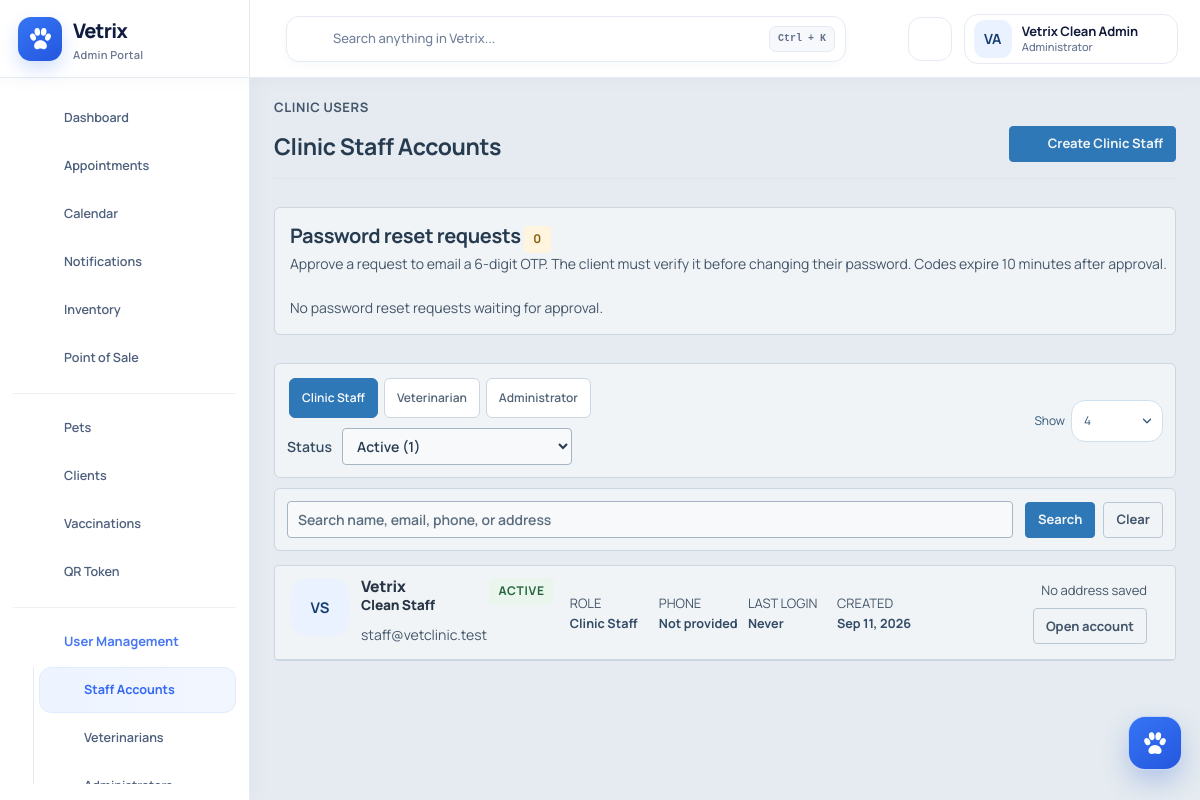
Screenshot of /admin/users.php?role=staff&status=active&per_page=4 (signed in) with the database file from the repository.
### tables this page shows
CREATE TABLE `users` (
  `id` int(11) NOT NULL AUTO_INCREMENT,
  `full_name` varchar(120) NOT NULL,
  `email` varchar(120) NOT NULL,
  `phone` varchar(30) DEFAULT NULL,
  `emergency_contact` varchar(120) DEFAULT NULL,
  `emergency_contact_name` varchar(120) DEFAULT NULL,
  `emergency_contact_phone` varchar(40) DEFAULT NULL,
  `address` varchar(255) DEFAULT NULL,
  `profile_photo` varchar(255) DEFAULT NULL,
  `password` varchar(255) NOT NULL,
  `role` enum('admin','veterinarian','staff','client') NOT NULL DEFAULT 'client',
  `account_source` enum('self_registered','admin_created','staff_created','system_seed') DEFAULT 'self_registered',
  `created_by` int(11) DEFAULT NULL,
  `status` enum('pending','approved','active','inactive','rejected') NOT NULL DEFAULT 'pending',
  `approved_by` int(11) DEFAULT NULL,
  `approved_at` datetime DEFAULT NULL,
  `rejected_at` datetime DEFAULT NULL,
  `otp_verified_at` datetime DEFAULT NULL,
  `password_changed_at` datetime DEFAULT NULL,
  `last_login_at` datetime DEFAULT NULL,
  `failed_login_attempts` smallint(5) unsigned NOT NULL DEFAULT 0,
  `locked_until` datetime DEFAULT NULL,
  `deleted_at` datetime DEFAULT NULL,
  `created_at` timestamp NOT NULL DEFAULT current_timestamp(),
  PRIMARY KEY (`id`),
  UNIQUE KEY `email` (`email`),
  KEY `idx_users_role_status` (`role`,`status`),
  KEY `fk_users_created_by` (`created_by`),
  KEY `fk_users_approved_by` (`approved_by`),
  CONSTRAINT `fk_users_approved_by` FOREIGN KEY (`approved_by`) REFERENCES `users` (`id`) ON DELETE SET NULL,
  CONSTRAINT `fk_users_created_by` FOREIGN KEY (`created_by`) REFERENCES `users` (`id`) ON DELETE SET NULL
);

### admin/users.php (the view, shortened to what this page needs)
<?php
require_once "../config/database.php";
require_once "../includes/functions.php";
$roles=['staff'=>'Clinic Staff','veterinarian'=>'Veterinarian','admin'=>'Administrator'];
$roleFilter=$_GET['role']??'staff';if(!isset($roles[$roleFilter]))$roleFilter='staff';
$q=trim($_GET['q']??'');$statusFilter=$_GET['status']??'all';if(!in_array($statusFilter,['all','active','inactive','deleted'],true))$statusFilter='all';[$page,$perPage,$offset]=pagination_values(4,16,[4,8,12,16,'full']);
$where=['u.role=?'];$types='s';$params=[$roleFilter];
if($statusFilter==='deleted')$where[]='u.deleted_at IS NOT NULL';else{$where[]='u.deleted_at IS NULL';if($statusFilter!=='all'){$where[]='u.status=?';$types.='s';$params[]=$statusFilter;}}
$whereSql='WHERE '.implode(' AND ',$where);
$stmt=$conn->prepare("SELECT u.*,creator.full_name created_by_name FROM users u LEFT JOIN users creator ON u.created_by=creator.id $whereSql ORDER BY u.deleted_at IS NOT NULL,FIELD(u.status,'active','inactive'),u.full_name LIMIT $perPage OFFSET $offset");$stmt->bind_param($types,...$params);$stmt->execute();$rows=$stmt->get_result()->fetch_all(MYSQLI_ASSOC);
$statusCounts=$conn->query("SELECT SUM(deleted_at IS NULL AND status='active') active,SUM(deleted_at IS NULL AND status='inactive') inactive,SUM(deleted_at IS NOT NULL) deleted FROM users WHERE role='".$conn->real_escape_string($roleFilter)."'")->fetch_assoc();
$title=$roles[$roleFilter].' Accounts';include "../includes/header.php";include "../includes/navbar.php";
?>
<div class="layout"><?php include "../includes/admin_sidebar.php";?><main class="content admin-users-page" id="mainContent">
<header class="page-heading"><div><span class="eyebrow">Clinic users</span><h1><?=e($roles[$roleFilter])?> Accounts</h1></div><button class="button-primary" type="button" data-open-user-create><?=ui_icon('plus')?>Create <?=e($roles[$roleFilter])?></button></header>
<?php include '../includes/admin_password_reset_requests.php'; ?>
<section class="surface-card data-toolbar users-toolbar"><div class="role-filter-tabs"><?php foreach($roles as $key=>$label):?><a class="role-filter-tab role-<?=e($key)?> <?=$roleFilter===$key?'active':''?>" href="?role=<?=$key?>&per_page=<?=e(per_page_value($perPage))?>"><?=e($label)?></a><?php endforeach;?></div><div class="users-status-row"><div class="filter-tabs"><?php foreach(['all'=>'All','active'=>'Active','inactive'=>'Inactive','deleted'=>'Deleted'] as $key=>$label):?><a class="filter-tab filter-<?=$key?> <?=$statusFilter===$key?'active':''?>" href="?role=<?=e($roleFilter)?>&status=<?=$key?>&per_page=<?=e(per_page_value($perPage))?>"><?=e($label)?><b><?=$key==='all'?intval(($statusCounts['active']??0)+($statusCounts['inactive']??0)):intval($statusCounts[$key]??0)?></b></a><?php endforeach;?></div></div><div class="toolbar-actions"><label class="entries-select">Show<select name="per_page"><?=render_per_page_options($perPage,[4,8,12,16,'full'])?></select></label><div class="view-toggle" data-view-toggle data-target="#clinicUserCollection" data-key="clinic-users-<?=e($roleFilter)?>" data-default="grid"><button type="button" data-view="list"><?=ui_icon('list')?></button><button type="button" data-view="grid"><?=ui_icon('grid')?></button></div></div></section>
<form class="surface-card data-search-bar" method="GET"><input type="search" name="q" value="<?=e($q)?>" placeholder="Search name, email, phone, or address"><button class="button-primary">Search</button></form>
<div class="user-card-list entity-collection view-grid" id="clinicUserCollection"><?php if(!$rows):?><div class="empty-state surface-card"><h2>No accounts found</h2><p>Try another search or create an account.</p></div><?php endif;foreach($rows as $u):$effective=!empty($u['deleted_at'])?'deleted':$u['status'];$detailFields=['Email'=>$u['email'],'Phone'=>$u['phone']?:'Not provided','Address'=>$u['address']?:'Not provided','Status'=>ucfirst($effective),'Last login'=>$u['last_login_at']?date('M d, Y h:i A',strtotime($u['last_login_at'])):'Never','Created by'=>$u['created_by_name']?:'System','Created'=>date('M d, Y',strtotime($u['created_at']))];$detail=['title'=>$u['full_name'],'eyebrow'=>$roles[$u['role']].' account','fields'=>$detailFields];?><article class="entity-card surface-card" data-record-detail='<?=e(json_encode($detail))?>'><header><?=user_avatar_markup($u,'entity-avatar')?><div><div class="title-with-status"><h2 data-fit-name><?=e($u['full_name'])?></h2><?=badge($effective)?></div><p><?=e($u['email'])?></p></div></header><div class="entity-facts"><span><small>Role</small><b><?=e($roles[$u['role']])?></b></span><span><small>Phone</small><b><?=e($u['phone']?:'Not provided')?></b></span><span><small>Last login</small><b><?=$u['last_login_at']?date('M d, Y',strtotime($u['last_login_at'])):'Never'?></b></span><span><small>Created</small><b><?=date('M d, Y',strtotime($u['created_at']))?></b></span></div><footer><small><?=e($u['address']?:'No address saved')?></small><button class="button-secondary" type="button" data-edit-user='<?=e(json_encode($u))?>'>Open account</button></footer></article><?php endforeach;?></div>
</main></div><?php include "../includes/footer.php";?>

### includes/navbar.php (shortened to what this page needs)
<?php
$navRole = $_SESSION['role'] ?? 'guest';
$homeLink = dashboard_for_role($navRole);
$notifCount = isset($conn) ? get_nav_notification_count($conn, $navRole, current_user_id()) : 0;
$notifLabel = $notifCount > 99 ? '99+' : (string)$notifCount;
$currentUser = isset($conn) ? current_user_record($conn) : [
    'full_name' => $_SESSION['full_name'] ?? 'Vetrix User',
    'role' => $navRole,
    'profile_photo' => null,
];
$portalLabel = match ($navRole) {
    'admin' => 'Admin Portal',
    'veterinarian' => 'Vet Portal',
    'staff' => 'Staff Portal',
    default => 'Vet Care Central',
};
$searchPrompt = match ($navRole) {
    'veterinarian' => 'Search pets, records, appointments...',
    'staff' => 'Search clients, pets, appointments...',
    default => 'Search anything in Vetrix...',
};
?>
<nav class="topbar app-topbar vetrix-topbar" aria-label="Top navigation">
    <div class="vetrix-topbar-brand-area">
            <?= ui_icon('menu') ?>
        <a class="vetrix-topbar-brand" href="<?= app_url($homeLink) ?>" aria-label="Vetrix home">
            <span class="vetrix-topbar-logo" aria-hidden="true"><img src="<?= e(app_url(vetrix_brand_logo_path())) ?>" alt=""></span>
            <span class="vetrix-topbar-brand-copy"><b>Vetrix</b><small><?= e($portalLabel) ?></small></span>
        </a>
        <button class="topbar-icon-button desktop-menu-control" type="button" onclick="toggleSidebarCollapse()" aria-label="Collapse navigation" title="Collapse navigation" aria-expanded="true">
            <?= ui_icon('chevron-left') ?>
        </button>
    </div>
    <div class="vetrix-topbar-center">
        <button class="vetrix-global-search" id="globalSearchButton" type="button" aria-haspopup="dialog" aria-controls="globalSearchDialog">
            <?= ui_icon('search') ?>
            <span><?= e($searchPrompt) ?></span>
            <kbd>Ctrl + K</kbd>
        </button>
    </div>
    <div class="topbar-right vetrix-topbar-actions">
        <button class="topbar-icon-button notification-control" id="notificationButton" type="button" aria-label="Open notifications<?= $notifCount > 0 ? ' (' . $notifLabel . ' new)' : '' ?>" title="Notifications" aria-expanded="false">
            <?= ui_icon('bell') ?>
        </button>
        <button class="vetrix-account-chip" id="accountMenuButton" type="button" aria-haspopup="menu" aria-expanded="false" title="Open profile and account settings">
            <?= user_avatar_markup($currentUser, 'vetrix-account-avatar') ?>
            <span class="vetrix-account-copy"><b data-fit-name><?= e($currentUser['full_name'] ?? 'Vetrix User') ?></b><small><?= e(role_label($navRole)) ?></small></span>
            <span class="vetrix-account-caret"><?= ui_icon('chevron-down') ?></span>
        </button>
    </div>
</nav>

### includes/functions.php (shortened to what this page needs)
<?php
function e($value) {
    return htmlspecialchars($value ?? '', ENT_QUOTES, 'UTF-8');
}
function ui_icon($name, $class = '', $title = '') {
    $body = $icons[$name] ?? $icons['dashboard'];
    $label = $title !== '' ? '<title>' . e($title) . '</title>' : '';
    $classAttr = trim('ui-icon ' . $class);
    return '<svg class="' . e($classAttr) . '" viewBox="0 0 24 24" fill="none" stroke="currentColor" stroke-width="1.8" stroke-linecap="round" stroke-linejoin="round" aria-hidden="true" focusable="false">' . $label . $body . '</svg>';
}
function role_label($role) {
    $labels = [
        'admin' => 'Administrator',
        'veterinarian' => 'Veterinarian',
        'staff' => 'Clinic Staff',
        'client' => 'Client Portal',
    ];
    return $labels[$role] ?? 'Vetrix';
}
function app_url($path = '') {
    $script = str_replace('\\', '/', $_SERVER['SCRIPT_NAME']);
    $dir = rtrim(dirname($script), '/\\');
    $knownFolders = ['/admin', '/vet', '/staff', '/client', '/account', '/includes', '/config', '/api', '/assets'];
    foreach ($knownFolders as $folder) {
        if (substr($dir, -strlen($folder)) === $folder) {
            $dir = substr($dir, 0, -strlen($folder));
            break;
        }
    }
    return $dir . '/' . ltrim($path, '/');
}
function dashboard_for_role($role = null) {
    $role = $role ?? ($_SESSION['role'] ?? '');
    $map = [
        'admin' => 'admin/dashboard.php',
        'veterinarian' => 'vet/dashboard.php',
        'staff' => 'staff/dashboard.php'
    ];
    return $map[$role] ?? 'login.php';
}
function current_user_id() { return $_SESSION['user_id'] ?? null; }
function vetrix_brand_logo_path() {
    $default = 'assets/images/vetrix-logo.svg';
    $pointer = dirname(__DIR__) . '/uploads/profiles/vetrix-brand-logo.txt';
    if (!is_file($pointer)) return $default;
    $relative = trim((string)@file_get_contents($pointer));
    return is_file(dirname(__DIR__) . '/' . $relative) ? $relative : $default;
}
function user_initials($fullName) {
    $parts = preg_split('/\s+/', trim((string)$fullName));
    $parts = array_values(array_filter($parts));
    $first = function_exists('substr') ? substr($parts[0], 0, 1) : substr($parts[0], 0, 1);
    $last = count($parts) > 1 ? (function_exists('substr') ? substr(end($parts), 0, 1) : substr(end($parts), 0, 1)) : '';
    return strtoupper($first . $last);
}
function current_user_record($conn) {
    static $cache = [];
    $uid = (int)current_user_id();
    if (array_key_exists($uid, $cache)) return $cache[$uid];
    $stmt = $conn->prepare("SELECT id,full_name,email,phone,address,emergency_contact,emergency_contact_name,emergency_contact_phone,role,status,profile_photo,deleted_at FROM users WHERE id=? LIMIT 1");
    $stmt->bind_param('i', $uid);
    $stmt->execute();
    $cache[$uid] = $stmt->get_result()->fetch_assoc() ?: null;
    return $cache[$uid];
}
function user_avatar_markup($user, $class = '') {
    $name = $user['full_name'] ?? 'Vetrix User';
    $photo = trim((string)($user['profile_photo'] ?? ''));
    $classes = trim('user-avatar ' . $class);
    return '<span class="' . e($classes) . '" aria-label="' . e($name) . '">' . e(user_initials($name)) . '</span>';
}
function pagination_values($default = 5, $max = 20, $choices = null) {
    $requested = strtolower(trim((string)($_GET['per_page'] ?? $default)));
    $choices = $choices ?: [5, 10, 15, 20, 'full'];
    $allowed = array_map('strval', $choices);
    $perPage = $requested === 'full' ? 1000000 : max(1, min($max > 0 ? $max : PHP_INT_MAX, (int)$requested));
    $page = 1;
    return [$page, $perPage, ($page - 1) * $perPage];
}
function per_page_value($perPage) {
    return (int)$perPage >= 1000000 ? 'full' : (string)(int)$perPage;
}
function render_per_page_options($perPage, $choices = null) {
    $current = per_page_value($perPage);
    $choices = $choices ?: [5, 10, 15, 20, 'full'];
    $html = '';
    foreach ($choices as $choice) {
        $value = (string)$choice;
        $label = $value === 'full' ? 'Full' : $value;
        $html .= '<option value="' . e($value) . '"' . ($current === $value ? ' selected' : '') . '>' . e($label) . '</option>';
    }
    return $html;
}
function badge($status) {
    $status = strtolower($status ?? '');
    $map = [
        'pending' => 'warning', 'approved' => 'success', 'completed' => 'primary',
        'cancelled' => 'danger', 'active' => 'success', 'inactive' => 'secondary',
        'read' => 'secondary', 'unread' => 'info', 'rejected' => 'danger',
        'in_person_confirmation' => 'info', 'queued' => 'warning', 'sent' => 'success', 'failed' => 'danger'
    ];
    $class = $map[$status] ?? 'secondary';
    $label = ucwords(str_replace('_', ' ', $status));
    return "<span class='badge text-bg-$class'>" . e($label) . "</span>";
}
function get_nav_notification_count($conn, $role = null, $user_id = null) {
    $user_id = (int)($user_id ?? current_user_id());
    $stmt = $conn->prepare("SELECT COUNT(*) AS total FROM notifications WHERE user_id=? AND status='unread' AND title NOT LIKE '[Deleted] %'");
    $stmt->bind_param("i", $user_id);
    $stmt->execute();
    $row = $stmt->get_result()->fetch_assoc();
    return (int)($row['total'] ?? 0);
}
?>

### rows the page displays
users: full_name "VA", full_name "Vetrix Clean Admin"
users: full_name "VS", email "staff@vetclinic.test", role "Clinic Staff", phone "Not provided", shows "Never", created_at "Sep 11, 2026", address "No address saved"

### other values shown
$portalLabel "Admin Portal"
$searchPrompt "Search anything in Vetrix..."
role_label($navRole) "Administrator"
$link[1] "Dashboard"
$link[1] "Appointments"
$link[1] "Calendar"
$link[1] "Notifications"
$link[1] "Inventory"
$link[1] "Point of Sale"
$link[1] "Pets"
$link[1] "Clients"
$link[1] "Vaccinations"
$link[1] "QR Token"
$section "User Management"
$link[1] "Staff Accounts"
